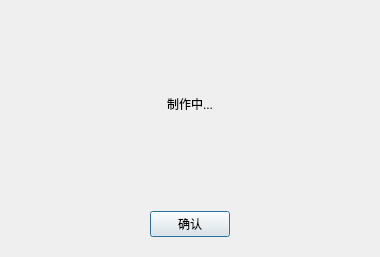
<?xml version="1.0" encoding="UTF-8"?>
<ui version="4.0">
 <class>DlgBtfProcess</class>
 <widget class="QDialog" name="DlgBtfProcess">
  <property name="geometry">
   <rect>
    <x>0</x>
    <y>0</y>
    <width>380</width>
    <height>257</height>
   </rect>
  </property>
  <property name="windowTitle">
   <string/>
  </property>
  <layout class="QVBoxLayout" name="verticalLayout_2" stretch="10">
   <item>
    <layout class="QVBoxLayout" name="verticalLayout" stretch="0,0,0,0">
     <item>
      <spacer name="verticalSpacer_2">
       <property name="orientation">
        <enum>Qt::Vertical</enum>
       </property>
       <property name="sizeHint" stdset="0">
        <size>
         <width>20</width>
         <height>40</height>
        </size>
       </property>
      </spacer>
     </item>
     <item>
      <widget class="QLabel" name="label">
       <property name="text">
        <string>制作中...</string>
       </property>
       <property name="alignment">
        <set>Qt::AlignCenter</set>
       </property>
      </widget>
     </item>
     <item>
      <spacer name="verticalSpacer">
       <property name="orientation">
        <enum>Qt::Vertical</enum>
       </property>
       <property name="sizeHint" stdset="0">
        <size>
         <width>20</width>
         <height>40</height>
        </size>
       </property>
      </spacer>
     </item>
     <item>
      <widget class="QWidget" name="widget" native="true">
       <layout class="QHBoxLayout" name="horizontalLayout">
        <item>
         <spacer name="horizontalSpacer">
          <property name="orientation">
           <enum>Qt::Horizontal</enum>
          </property>
          <property name="sizeHint" stdset="0">
           <size>
            <width>130</width>
            <height>20</height>
           </size>
          </property>
         </spacer>
        </item>
        <item>
         <widget class="QPushButton" name="okBtn">
          <property name="text">
           <string>确认</string>
          </property>
         </widget>
        </item>
        <item>
         <spacer name="horizontalSpacer_2">
          <property name="orientation">
           <enum>Qt::Horizontal</enum>
          </property>
          <property name="sizeHint" stdset="0">
           <size>
            <width>130</width>
            <height>20</height>
           </size>
          </property>
         </spacer>
        </item>
       </layout>
      </widget>
     </item>
    </layout>
   </item>
  </layout>
 </widget>
 <resources/>
 <connections/>
</ui>
